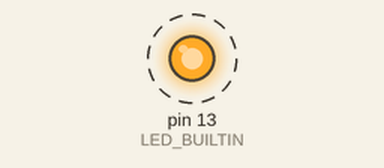
Simulated run of this sketch. Board: Arduino Uno, built with avr-gcc and run on an emulated ATmega328P. On the bench: output pins drawn as LEDs (lit = HIGH). Dashed ring = blinking.

Above: at 0.4 s.
Timing chart, 0 to 4.1 s (numbered marks = the images above):
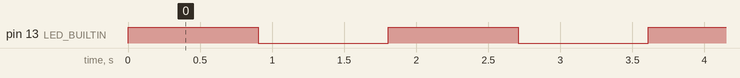

Measured:
- by itself, pin 13 (LED_BUILTIN): alternates HIGH for 0.90 s and LOW for 0.90 s

The sketch:

P_Tranjan.ino
```cpp
void setup() {
  pinMode(LED_BUILTIN, OUTPUT);
}

void loop() {
  digitalWrite(LED_BUILTIN, HIGH);   // turn the fucking LED on (HIGH is the voltage level)
  delay(902);                       // wait for a darn .902 second
  digitalWrite(LED_BUILTIN, LOW);    // turn the fucking LED off by making the voltage LOW
  delay(902);                       // wait for a darn .902 second
}
```
